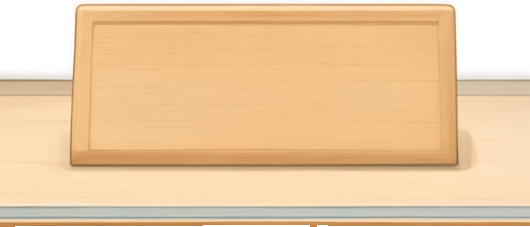
#> input picture production/qa/menu-b18/w2-flood.png, 530 x 227 px, given in place of b22-gt-mask.png, which was not available; the run also reads 1 picture not shown here
$ python b25-shadow-slice.py ../../menu-b18/w2-flood.png
#> lines starting #> are read from the running program, lines starting #| are printed output that depends on the picture; after the words box and inside, x2 and y2 are one past the last pixel; in counts of white or black regions, pixels touching at a corner belong together; pictures that were not available may be replaced by others from this repository, and a replacement may not be noted
#!/usr/bin/env python3
"""B25：影层怎么跟着牌宽走 —— 与牌体共用切片线的三段式，并按 B18 口径量接缝。

B17 裁定柜内木牌按文字宽度**动态横向拉伸**、两端不拉；B24 的 v4 影层是在稿上那
一个牌宽（386 稿px）量出来的二维足迹。牌一变宽，右下裙边就会错位 → 影层必须和牌体
一起切三段。

切片线沿用 B18 `nine_slice()` 的口径（端 48 设备px ＝ 24 设计px 不拉、中段横拉、
行带裁 20:H-20、接缝判据 <12），差别只有两处：
 1) 端帽的宽度从**资产内容边缘**起算，不是从牌体边缘 —— 牌左影 359 px / 牌右裙边
    1003 px 都悬在牌体外，必须整块留在端帽里，不能被卷进中段拉伸；
 2) 中段是牌底那条接触影，先量它**能不能拉**（列剖面有没有横向趋势），
    趋势大＝拉完会被摊平，这是本批唯一可能判死 v4 的地方。

对照组：同一套切片线只切牌体（v3a 定稿资产）时的接缝 —— 差值才是影层带来的增量。
"""
import os
import sys
import numpy as np
from PIL import Image, ImageDraw

sys.path.insert(0, os.path.dirname(os.path.abspath(__file__)))
import b19_cutlib as lib

OFF, CW, CH = (505, 1855), 530, 300
TX0, TY0, TW, TH = 68, 75, 386, 164
K = lib.S * 2                                    # 稿 px → 设备 px @2x
END = 48                                         # 端帽：B18 口径 24 设计px
DEV_H = round(CH * K)
TARGETS = [140.0, 191.5, 280.0]                  # 设计 px，与 B18 同三档
OUT = 'production/qa/menu-b19/b25-shadow-slice'
os.makedirs(OUT, exist_ok=True)


def to_dev(path, org=(TX0, TY0)):
    """crop 坐标 RGBA → 设备 px（预乘域缩放，非预乘会自造暗杂边）。"""
    im = Image.open(path).convert('RGBA')
    a = np.asarray(im.split()[3]).astype(np.float32) / 255
    rgb = np.asarray(im.convert('RGB')).astype(np.float32)
    if im.size != (CW, CH):
        h, w = a.shape
        A = np.zeros((CH, CW), np.float32)
        R = np.zeros((CH, CW, 3), np.float32)
        A[org[1]:org[1] + h, org[0]:org[0] + w] = a
        R[org[1]:org[1] + h, org[0]:org[0] + w] = rgb
        a, rgb = A, R
    pm = np.dstack([rgb * a[:, :, None], a * 255]).astype(np.uint8)
    d = Image.fromarray(pm, 'RGBA').resize((round(CW * K), DEV_H), Image.LANCZOS)
    da = np.asarray(d.split()[3]).astype(np.float32) / 255
    dr = np.asarray(d.convert('RGB')).astype(np.float32)
    out = np.zeros_like(dr)
    np.divide(dr, np.maximum(da[:, :, None], 1e-3), out=out, where=da[:, :, None] > 1e-3)
    return Image.fromarray(np.dstack([np.clip(out, 0, 255), da * 255]).astype(np.uint8),
                           'RGBA')


def hstretch(part, w):
    """中段横向缩放到 w（同样走预乘）。"""
    a = np.asarray(part.split()[3]).astype(np.float32) / 255
    rgb = np.asarray(part.convert('RGB')).astype(np.float32)
    pm = np.dstack([rgb * a[:, :, None], a * 255]).astype(np.uint8)
    d = Image.fromarray(pm, 'RGBA').resize((w, part.size[1]), Image.LANCZOS)
    da = np.asarray(d.split()[3]).astype(np.float32) / 255
    dr = np.asarray(d.convert('RGB')).astype(np.float32)
    out = np.zeros_like(dr)
    np.divide(dr, np.maximum(da[:, :, None], 1e-3), out=out, where=da[:, :, None] > 1e-3)
    return Image.fromarray(np.dstack([np.clip(out, 0, 255), da * 255]).astype(np.uint8),
                           'RGBA')


def plate_cols(dev_img):
    """牌体左/右缘：取资产自己的不透明列（alpha>230）。"""
    xs = np.where((np.asarray(dev_img.split()[3]) > 230).max(0))[0]
    return int(xs.min()), int(xs.max()) + 1


def slice3(dev_img, tag):
    """按牌体边缘 ±END 切三段，端帽含牌体外的悬影。返回 (三段, 板在资产内的 x 范围)。

    牌缘不写死稿 GT —— 管线腿的牌缘与 GT 差 1 px，写死会让切片线落在牌体外
    1 px 的影上。
    """
    px0, px1 = plate_cols(dev_img)
    w = dev_img.size[0]
    parts = {'left': dev_img.crop((0, 0, px0 + END, DEV_H)),
             'mid': dev_img.crop((px0 + END, 0, px1 - END, DEV_H)),
             'right': dev_img.crop((px1 - END, 0, w, DEV_H))}
    print(f'  [{tag}] 端帽左 {parts["left"].size[0]} px  中段 {parts["mid"].size[0]} px'
          f'  端帽右 {parts["right"].size[0]} px（牌宽自然值 {px1 - px0} 设备px）')
    return parts, (px0, px1)


def assemble(parts, plate_w):
    """拼出牌宽 = plate_w 的资产（牌宽只由中段贡献，两端各贡献 END）；返回 (RGBA, 牌体左缘 x)。"""
    lw, rw = parts['left'].size[0], parts['right'].size[0]
    mid_w = plate_w - 2 * END
    assert mid_w > 4, f'中段被压没：{mid_w}'
    o = Image.new('RGBA', (lw + mid_w + rw, DEV_H), (0, 0, 0, 0))
    o.paste(hstretch(parts['mid'], mid_w), (lw, 0))
    o.paste(parts['left'], (0, 0))
    o.paste(parts['right'], (lw + mid_w, 0))
    return o, lw - END


def seams(img, plate_x0, plate_x1):
    """接缝 maxdiff：牌体带（B18 行带口径）与牌底下的影带分开量，RGB 与 alpha 各一条。"""
    a = np.asarray(img)
    rgb = a[:, :, :3].astype(np.int16)
    al = a[:, :, 3].astype(np.int16)
    y0, y1 = round(TY0 * K) + 20, round((TY0 + TH) * K) - 20      # 牌体带
    ys0, ys1 = round((TY0 + TH) * K), min(a.shape[0], round((TY0 + TH) * K) + 40)  # 影带
    out = []
    for x in (plate_x0 + END, plate_x1 + END):
        out.append(int(np.abs(rgb[y0:y1, x - 1] - rgb[y0:y1, x]).max()))
    for x in (plate_x0 + END, plate_x1 + END):
        out.append(int(np.abs(al[y0:y1, x - 1] - al[y0:y1, x]).max()))
    for x in (plate_x0 + END, plate_x1 + END):
        out.append(int(np.abs(al[ys0:ys1, x - 1] - al[ys0:ys1, x]).max()))
    return out                                      # [rgb 左/右, alpha 牌体, alpha 影带]


GT = np.asarray(Image.open('temp/b22-gt-mask.png').convert('L')) > 127
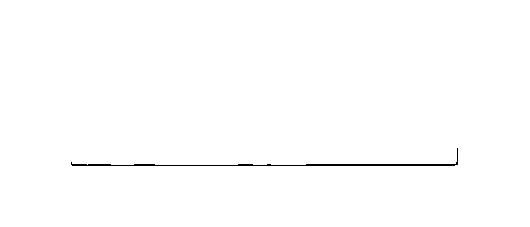
#> GT: shape (227, 530) bool; 99.5% white; black in thin lines or dots, all inside (x1, y1, x2, y2) = (71, 148, 458, 166)


def b18_replicate(path):
    """回归用：逐字复现 B18 `nine_slice()` 的几何。⚠ B18 那把尺的量纲是**牌紧框缩到
    高 160 设备px**（牌高 80 设计px），不是本脚本的 crop 高 296 —— 用错量纲复现不出
    3/4（实测会得到 18/14），所以这里把 B18 的 DEV_H 单独写死。"""
#> called with path = 'production/qa/menu-b18/w3-sam2.png'
    MID, H18 = 80, 160
    im = Image.open(path).convert('RGBA')
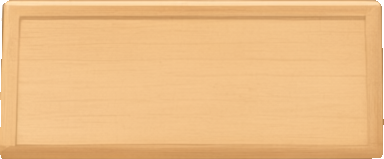
#> input picture production/qa/menu-b18/w3-sam2.png, 384 x 159 px, found by its file name
#> im is the input picture: PIL image 384x159 RGBA; mean R, G, B, A 235.2, 187.5, 131.9, 253.2
    d = im.resize((max(1, round(im.size[0] * K)), max(1, round(im.size[1] * K))),
                  Image.LANCZOS)
    d = d.resize((max(1, round(d.size[0] * H18 / d.size[1])), H18), Image.LANCZOS)
#> d: PIL image 386x160 RGBA
    al = np.asarray(d.split()[3])
    cols = np.where(al.max(0) > 200)[0]
#> cols = 386 values from 0 to 385
    x0, x1 = int(cols.min()), int(cols.max()) + 1
#> x0 = 0; x1 = 386
    W = x1 - x0
#> W = 386
    b = d.crop((x0, 0, x1, H18))
    L, M, R = b.crop((0, 0, END, H18)), b.crop(((W - MID) // 2, 0, (W + MID) // 2, H18)), \
        b.crop((W - END, 0, W, H18))
    out = []
    for wd in TARGETS:
        w = int(round(wd * 2))
        o = Image.new('RGBA', (w, H18), (250, 247, 240, 255))
        m2 = M.resize((w - 2 * END, H18), Image.LANCZOS)
        o.paste(L, (0, 0), L)
        o.paste(m2, (END, 0), m2.split()[3])
        o.paste(R, (w - END, 0), R)
        a = np.asarray(o.convert('RGB')).astype(np.int16)[20:H18 - 20]
        out.append((int(np.abs(a[:, END - 1] - a[:, END]).max()),
                    int(np.abs(a[:, w - END - 1] - a[:, w - END]).max())))
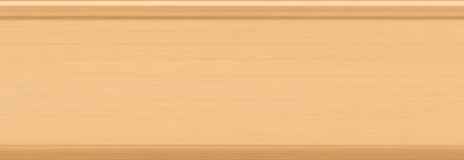
#> m2: PIL image 464x160 RGBA; mean R, G, B, A 237.3, 189.1, 132.8, 255
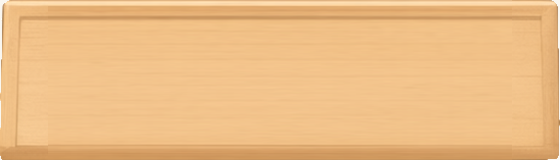
#> o: PIL image 560x160 RGBA; mean R, G, B, A 236.9, 189, 132.9, 255; transparent parts drawn white
#> after the loop, out = [(9, 7), (9, 7), (9, 7)]
    return out


print('\n[尺子回归] 跑原始 B18 脚本实测：W3＝9/7，W4（inpaint 正视版，B17）＝3/4（判据 <12）')
for tag, p in (('W3', 'production/qa/menu-b18/w3-sam2.png'),
               ('W4', 'production/qa/menu-b18/w4-inpaint-sam2.png')):
    print(f'  本脚本复现 nine_slice() {tag}：',
          b18_replicate(p) if os.path.exists(p) else f'⚠ 缺 {p}')
#> pass 2 of the loop `for tag, p in (('W3', 'production/qa/menu-b18/w3-sam2.png'),`:
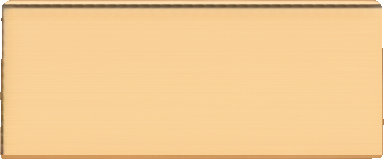
#> input picture production/qa/menu-b18/w4-inpaint-sam2.png, 384 x 159 px, found by its file name
#> in b18_replicate, im is the input picture: PIL image 384x159 RGBA; mean R, G, B, A 241.5, 201.9, 146.5, 253.2
#> after the loop in b18_replicate (call 2), `for wd in TARGETS:`:
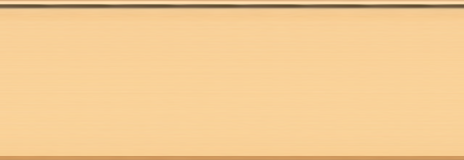
#> m2: PIL image 464x160 RGBA; mean R, G, B, A 243.9, 204.1, 148.2, 255
#> after the loop in b18_replicate (call 2), `for wd in TARGETS:`:
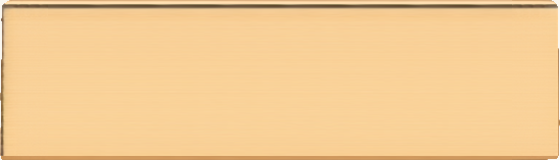
#> o: PIL image 560x160 RGBA; mean R, G, B, A 243.4, 203.8, 148.2, 255; transparent parts drawn white
#> after the loop in b18_replicate (call 2), `for wd in TARGETS:`: out = [(3, 4), (3, 4), (3, 4)]


def shadow_dirs(img, plate_x0, plate_x1):
    """重排后影足迹方位：牌下应随牌宽线性增长，牌右裙边应保持恒定。"""
    al = np.asarray(img.split()[3]).astype(np.float32) / 255
    py0, py1 = round(TY0 * K), round((TY0 + TH) * K)
    sh = al > 0.02
    sh[:py0 + 1, :] = False                        # 牌顶以上不算影
    inside = np.zeros_like(sh)
    inside[py0:py1, plate_x0:plate_x1 + 1] = True
    sh &= ~inside
    ys, xs = np.where(sh)
    below = ys >= py1
    return dict(影px=int(sh.sum()), 牌下=int(below.sum()),
                牌右=int(((~below) & (xs > plate_x1)).sum()),
                牌左=int(((~below) & (xs < plate_x0)).sum()))


print('=== B25 影层三段式（与牌体共用切片线）===')
# 资产左上角在 crop 坐标的位置：牌缘在 crop = (69,76)（管线拟合矩形），在资产内 = (14,1)
# ⇒ 资产原点 = (55,75)。⚠ 这里填牌缘坐标会把整张资产推右 14 px（上一版错在这）。
ORG4 = (69 - 14, 76 - 1)
ASSETS = {'v4 牌体+二维影（管线产物）': ('temp/b19-local4/source.png', ORG4),
          'v3a 只有牌体': ('temp/b19-local3a/source.png', None)}
devs = {t: to_dev(p, org or (TX0, TY0)) for t, (p, org) in ASSETS.items()}
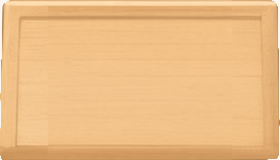
#> input picture production/qa/menu-b18/w5-140.png, 280 x 160 px, given in place of source.png, which was not available
#> in to_dev, im is the input picture: PIL image 280x160 RGBA; mean R, G, B, A 236.6, 188.8, 133.1, 254.9
#> in to_dev, `A = np.zeros((CH, CW), np.float32)`: A: shape (300, 530) float32; every value is 0
#> in to_dev, `R = np.zeros((CH, CW, 3), np.float32)`: R: shape (300, 530, 3) float32; every value is 0
#> in to_dev, `out = np.zeros_like(dr)`: out: shape (296, 523, 3) float32; every value is 0
#> call 2 of to_dev, with path = 'temp/b19-local3a/source.png', org = (68, 75)
#> in to_dev (call 2), `pm = np.dstack([rgb * a[:, :, None], a * 255]).astype(np.uint8)`:
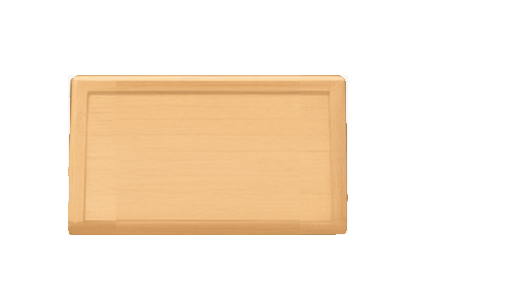
#> pm: shape (300, 530, 4); mean of channels 0, 1, 2, 3 66.6, 53.2, 37.5, 71.8; transparent parts drawn white
#> in to_dev (call 2), `np.divide(dr, np.maximum(da[:, :, None], 1e-3), out=out, where=da[:, :..`:
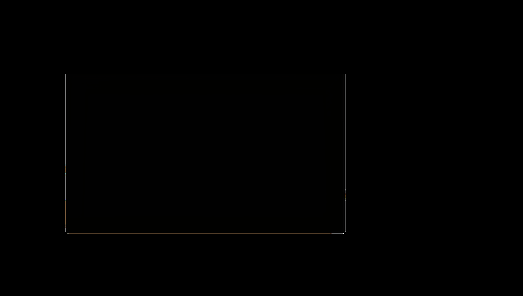
#> out: shape (296, 523, 3) float32; mean R, G, B 113.3, 94.7, 73.5; drawn with min black and max white
#> devs = 2 items
results = {}
for t, d in devs.items():
    parts, (px0, px1) = slice3(d, t)
    rows = []
    for wd in TARGETS:
        pw = int(round(wd * 2))
        img, x0 = assemble(parts, pw)
        rows.append((wd, pw, img, x0, x0 + pw, seams(img, x0, x0 + pw)))
    results[t] = rows
    print(f'  [{t}] 接缝 maxdiff（判据 <12 连续）')
    for wd, pw, _, _, _, s in rows:
        print(f'    牌宽 {wd:5.1f} 设计px（{pw} 设备px）  RGB 左/右 {s[0]:3d}/{s[1]:3d}'
              f'   alpha 牌体带 {s[2]:3d}/{s[3]:3d}   alpha 影带 {s[4]:3d}/{s[5]:3d}')
#> this loop made 2 passes
#> (t, px0, px1, w in slice3) on passes 1 to 2: ('v4 牌体+二维影（管线产物）', 55, 330, 523), ('v3a 只有牌体', 67, 343, 523)
#|   [v4 牌体+二维影（管线产物）] 端帽左 103 px  中段 179 px  端帽右 241 px（牌宽自然值 275 设备px）
#|   [v4 牌体+二维影（管线产物）] 接缝 maxdiff（判据 <12 连续）
#|     牌宽 140.0 设计px（280 设备px）  RGB 左/右   2/  0   alpha 牌体带   0/  0   alpha 影带   0/  0
#|     牌宽 191.5 设计px（383 设备px）  RGB 左/右   2/  0   alpha 牌体带   0/  0   alpha 影带   0/  0
#|     牌宽 280.0 设计px（560 设备px）  RGB 左/右   2/  0   alpha 牌体带   0/  0   alpha 影带   0/  0
#|   [v3a 只有牌体] 端帽左 115 px  中段 180 px  端帽右 228 px（牌宽自然值 276 设备px）
#|   [v3a 只有牌体] 接缝 maxdiff（判据 <12 连续）
#|     牌宽 140.0 设计px（280 设备px）  RGB 左/右   5/  0   alpha 牌体带   0/  0   alpha 影带   0/  0
#|     牌宽 191.5 设计px（383 设备px）  RGB 左/右   5/  0   alpha 牌体带   0/  0   alpha 影带   0/  0
#|     牌宽 280.0 设计px（560 设备px）  RGB 左/右   5/  0   alpha 牌体带   0/  0   alpha 影带   0/  0
#> after the loop, results = 2 items

# 中段可拉伸性：牌底接触影的列剖面有没有横向趋势
print('\n[中段能不能拉] 中段逐列影均值（k 的列剖面）')
d4 = devs['v4 牌体+二维影（管线产物）']
al = np.asarray(d4.split()[3]).astype(np.float32) / 255
py0, py1 = round(TY0 * K), round((TY0 + TH) * K)
px0, px1 = plate_cols(d4)
#> px0 = 55; px1 = 330
band = al[py1 - 2:py1 + 12, px0 + END:px1 - END]     # 牌底接触带（含影）
prof = band.mean(0)
#> prof = 179 values from 0 to 0
n = len(prof)
#> n = 179
q = max(1, n // 8)
#> q = 22
slope = np.polyfit(np.arange(n), prof, 1)[0]
#> slope = 0
print(f'  中段 {n} 列  影均值 首 1/8 {prof[:q].mean():.3f} → 末 1/8 {prof[-q:].mean():.3f}'
      f'  差 {prof[-q:].mean() - prof[:q].mean():+.3f}（{100*(prof[-q:].mean()/max(prof[:q].mean(),1e-3)-1):+.1f}%）')
#|   中段 179 列  影均值 首 1/8 0.000 → 末 1/8 0.000  差 +0.000（-100.0%）
print(f'  线性斜率 {slope*100:+.3f} /100 列   列间自然抖动 RMS {prof.std():.4f}'
      f'   拉伸 ×1.5 会把首尾差摊薄到 {abs(prof[-q:].mean()-prof[:q].mean())/1.5:.3f}')
#|   线性斜率 +0.000 /100 列   列间自然抖动 RMS 0.0000   拉伸 ×1.5 会把首尾差摊薄到 0.000

# 方位守恒：三档重排后影足迹
print('\n[方位守恒] 牌下应随牌宽增长、牌右裙边应恒定（同一把尺：dev alpha>0.02）')
base_dirs = shadow_dirs(devs['v4 牌体+二维影（管线产物）'], px0, px1)
#> in shadow_dirs, `ys, xs = np.where(sh)`: ys = 471 values from 75 to 231; xs = 471 values, max 332 at index 2, min 52 at index 0, mean 146
#> base_dirs = {'影px': 471, '牌下': 0, '牌右': 157, '牌左': 314}
nat_w = px1 - px0
#> nat_w = 275
print(f'  未切片（稿上自然宽 {nat_w} 设备px）  {base_dirs}  ← 参照行')
#|   未切片（稿上自然宽 275 设备px）  {'影px': 471, '牌下': 0, '牌右': 157, '牌左': 314}  ← 参照行
for wd, pw, img, x0, x1, _ in results['v4 牌体+二维影（管线产物）']:
    d = shadow_dirs(img, x0, x1)
    print(f'  牌宽 {wd:5.1f} 设计px（{pw} 设备px，×{pw / nat_w:.2f}）  {d}'
          f'   牌右/牌左与参照比 {d["牌右"] - base_dirs["牌右"]:+d}/{d["牌左"] - base_dirs["牌左"]:+d}')
#> this loop made 3 passes
#> (wd, pw, x1) on passes 1 to 3: (140, 280, 335), (191.5, 383, 438), (280, 560, 615)
#|   牌宽 140.0 设计px（280 设备px，×1.02）  {'影px': 471, '牌下': 0, '牌右': 157, '牌左': 314}   牌右/牌左与参照比 +0/+0
#|   牌宽 191.5 设计px（383 设备px，×1.39）  {'影px': 471, '牌下': 0, '牌右': 157, '牌左': 314}   牌右/牌左与参照比 +0/+0
#|   牌宽 280.0 设计px（560 设备px，×2.04）  {'影px': 471, '牌下': 0, '牌右': 157, '牌左': 314}   牌右/牌左与参照比 +0/+0

# 交付几何：**已入库的 @2x 定稿资产**（引擎吃的那张，含 2 px 留白）
# 规格正本 §5 写的是「⛔ 不在切图工具里切九宫，引擎侧设 border」→ 所以这里给的是
# border 四值；同时存三张预切片作为 ADR-0031 blit 腿（setContentSize、无九宫）的备选。
print('\n[九宫 border] @2x 定稿资产牌体实测定位与不可拉区（单位 = @2x px）')
ASSET = 'production/qa/menu-b19/asset/plate-shadow@2x.png'
aim = Image.open(ASSET)
al = np.asarray(aim.split()[3])
plate = al > 230                                    # 牌体不透明，影层峰值 k≈0.56
ys, xs = np.where(plate)
mx0, mx1 = int(xs.min()), int(xs.max()) + 1
#> mx0 = 16; mx1 = 397
my0, my1 = int(ys.min()), int(ys.max()) + 1
#> my0 = 4; my1 = 164
print(f'  资产 {aim.size[0]}×{aim.size[1]}  牌体 alpha>230 实测 bbox '
      f'x[{mx0},{mx1}] y[{my0},{my1}] = {mx1 - mx0}×{my1 - my0} @2x px')
#|   资产 422×172  牌体 alpha>230 实测 bbox x[16,397] y[4,164] = 381×160 @2x px
E = END                                       # 24 设计px = 48 @2x px（B18 口径）
bL, bR = mx0 + E, aim.size[0] - (mx1 - E)
#> bL = 64; bR = 73
print(f'  端帽不可拉宽度 E = 24 设计px = {E} @2x px ⇒ borderLeft {bL}  borderRight {bR}'
      f'  拉伸带 {mx1 - E - (mx0 + E)} @2x px = {(mx1 - E - mx0 - E) / 2:.1f} 设计px')
#|   端帽不可拉宽度 E = 24 设计px = 48 @2x px ⇒ borderLeft 64  borderRight 73  拉伸带 285 @2x px = 142.5 设计px
print(f'  横向以上为定稿值；纵向：borderTop {my0}  borderBottom {aim.size[1] - my0}'
      f'（中段高度 0，牌高永不重采样）')
#|   横向以上为定稿值；纵向：borderTop 4  borderBottom 168（中段高度 0，牌高永不重采样）
for n, box in (('left', (0, 0, bL, aim.size[1])),
               ('mid', (bL, 0, aim.size[0] - bR, aim.size[1])),
               ('right', (aim.size[0] - bR, 0, aim.size[0], aim.size[1]))):
    aim.crop(box).save(f'{OUT}/plate-{n}.png')
#> this loop made 3 passes
#> (n, box) on passes 1 to 3: ('left', (0, 0, 64, 172)), ('mid', (64, 0, 349, 172)), ('right', (349, 0, 422, 172))
print(f'  预切三张已存：{OUT}/plate-{{left,mid,right}}.png')

def skirt_w(img, plate_x1):
    """裙边伸出量：牌右影区最远到哪一列（拉完该恒定，整图横拉会 ×r）。"""
#> called with plate_x1 = 330
    a = np.asarray(img.split()[3]).astype(np.float32) / 255
    cols = np.where(a[:, plate_x1 + 1:].max(0) > 0.02)[0]
#> cols = [1]
    return int(cols.max()) + 1 if len(cols) else 0


print('\n[对照组：整图横拉（ADR-0031 blit 腿 setContentSize）] 悬影会被一起摊开')
print(f'  未切片参照  裙边伸出 {skirt_w(devs["v4 牌体+二维影（管线产物）"], px1)} 设备px')
#|   未切片参照  裙边伸出 2 设备px
nat_full = devs['v4 牌体+二维影（管线产物）'].size[0]
#> nat_full = 523
for wd, pw, img, x0, x1, _ in results['v4 牌体+二维影（管线产物）']:
    r = pw / nat_w
    naive = hstretch(devs['v4 牌体+二维影（管线产物）'], round(nat_full * r))
    nx1 = round(px1 * r)
    print(f'  牌宽 {wd:5.1f} 设计px（×{r:.2f}）'
          f'  三段式 裙边伸出 {skirt_w(img, x1)}（应恒定）'
          f'   整图横拉 {skirt_w(naive, nx1)}（×{r:.2f} → 影角被摊平）')
#> this loop made 3 passes
#> (wd, pw, x1, r, nx1) on passes 1 to 3: (140, 280, 335, 1.02, 336), (191.5, 383, 438, 1.39, 460), (280, 560, 615, 2.04, 672)
#|   牌宽 140.0 设计px（×1.02）  三段式 裙边伸出 2（应恒定）   整图横拉 1（×1.02 → 影角被摊平）
#|   牌宽 191.5 设计px（×1.39）  三段式 裙边伸出 2（应恒定）   整图横拉 3（×1.39 → 影角被摊平）
#|   牌宽 280.0 设计px（×2.04）  三段式 裙边伸出 2（应恒定）   整图横拉 5（×2.04 → 影角被摊平）

# 目检图：三档重排贴回 B24 那张重建橱窗底（设备 px）
# 牌宽 280dp（560 设备px）比 crop 还宽 → 底图取重建后的**加宽窗口**（牌左右各 180 稿px，
# 那些区域是稿原像素，不是重建带），否则右半会被切掉
import importlib.util
spec = importlib.util.spec_from_file_location('b24v4', 'temp/b24-insitu.py')
b24 = importlib.util.module_from_spec(spec)
sys.argv = ['b24-insitu.py']
#> (the run stopped early here; a loop or call above may not have finished)
